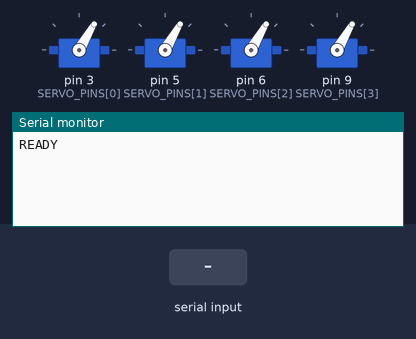
This sketch was run on a simulated Arduino Uno, built with avr-gcc and run on an emulated ATmega328P. Shown: 4 × servo, the last lines printed to the serial monitor. Inputs (shaded band) come from the test bench.

Above: at 1.2 s.
1.3 s: "90,45\n" received over Serial
At 2.2 s:
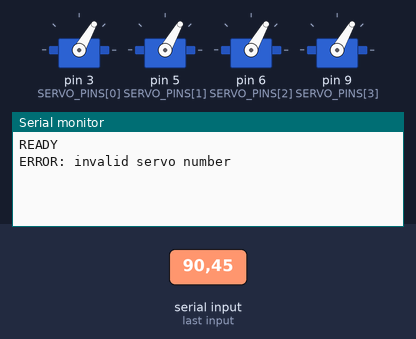
2.8 s: "0\n" received over Serial
At 3.3 s:
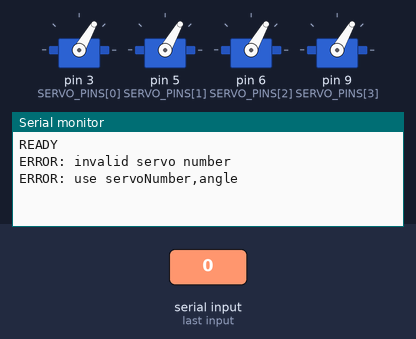

Measured:
- after the input at 1.3 s, the serial monitor: prints a new line at once (image 1)
- after the input at 2.8 s, the serial monitor: prints a new line at once (image 2)

The sketch:

arduino_servo_controller.ino
```cpp
/*
  Arduino Uno R4 WiFi USB Servo Controller

  Receives one command per line over USB serial:
    servoNumber,physicalAngle

  Examples:
    1,135
    4,270

  Servo signal pins:
    Servo 1 -> D3
    Servo 2 -> D5
    Servo 3 -> D6
    Servo 4 -> D9

  IMPORTANT: For several servos, use a separate regulated 5 V supply.
  Connect the supply ground to Arduino GND.
*/

#include <Servo.h>

const byte SERVO_COUNT = 4;
const byte SERVO_PINS[SERVO_COUNT] = {3, 5, 6, 9};
const unsigned long BAUD_RATE = 115200;
const float PHYSICAL_SERVO_RANGE = 270.0;
const float START_PHYSICAL_ANGLE = 90.0;

// Physical limits after converting the original 180-degree scale by 1.5:
// Servo 1: 0-180 -> 0-270
// Servo 2: 0-75  -> 0-112.5
// Servo 3: 60-180 -> 90-270
// Servo 4: 0-180 -> 0-270
const float SERVO_MIN_DEGREES[SERVO_COUNT] = {0.0, 0.0, 90.0, 0.0};
const float SERVO_MAX_DEGREES[SERVO_COUNT] = {270.0, 112.5, 270.0, 270.0};

Servo servos[SERVO_COUNT];

void setup() {
  Serial.begin(BAUD_RATE);

  for (byte i = 0; i < SERVO_COUNT; i++) {
    servos[i].attach(SERVO_PINS[i]);
    int startCommand = round(START_PHYSICAL_ANGLE * 180.0 / PHYSICAL_SERVO_RANGE);
    servos[i].write(startCommand);  // Start at 90 physical degrees.
  }

  Serial.println("READY");
}

void loop() {
  if (Serial.available() == 0) {
    return;
  }

  // The GUI sends physical 270-degree positions, such as "2,112.5".
  String command = Serial.readStringUntil('\n');
  command.trim();

  int commaPosition = command.indexOf(',');
  if (commaPosition < 1) {
    Serial.println("ERROR: use servoNumber,angle");
    return;
  }

  int servoNumber = command.substring(0, commaPosition).toInt();
  float physicalAngle = command.substring(commaPosition + 1).toFloat();

  if (servoNumber < 1 || servoNumber > SERVO_COUNT) {
    Serial.println("ERROR: invalid servo number");
    return;
  }

  byte servoIndex = servoNumber - 1;
  if (physicalAngle < SERVO_MIN_DEGREES[servoIndex] ||
      physicalAngle > SERVO_MAX_DEGREES[servoIndex]) {
    Serial.println("ERROR: angle outside servo limit");
    return;
  }

  // Servo.write() uses a logical 0-180 scale even when the physical servo
  // travels 270 degrees. Convert the displayed physical angle to that scale.
  int servoCommand = round(physicalAngle * 180.0 / PHYSICAL_SERVO_RANGE);
  servoCommand = constrain(servoCommand, 0, 180);
  servos[servoIndex].write(servoCommand);

  // Do not acknowledge every valid slider update. A continuously moving
  // slider can otherwise fill the PC's incoming serial buffer over time.
}
```
